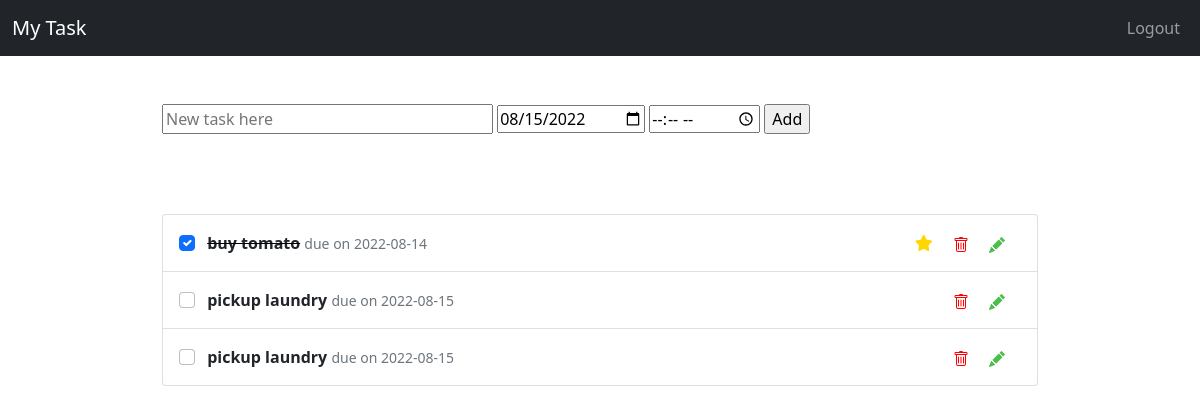
/ (signed in), run on the app's committed database.
### main.py (models this page shows)
class Todo(db.Model):
    __tablename__="todos"
    id = db.Column(db.Integer, primary_key=True)
    title = db.Column(db.String(100))
    complete = db.Column(db.Boolean, default=False)
    due_date = db.Column(db.Date)
    reminder = db.Column(db.Time)
    important = db.Column(db.Boolean, default=False)
    user = relationship("User", back_populates="todo_list")
    user_id = db.Column(db.Integer, db.ForeignKey("users.id"), nullable=False)

### main.py (the view, shortened to what this page needs)
@app.route('/', methods=["GET", "POST"])
def home():
    form = TodoListForm()
    if current_user.is_authenticated:
        todo_list = Todo.query.filter(and_(Todo.user_id == current_user.id, Todo.important == False)).order_by(Todo.due_date)
        todo_important = Todo.query.filter_by(user_id=current_user.id, important=True).order_by(Todo.due_date)
    else:
        flash("Please login or register to add/view your tasks.")
        todo_list=[]
        todo_important=[]
    return render_template("index.html", todo_list=todo_list, todo_important=todo_important, form=form)

### forms.py
class TodoListForm(FlaskForm):
    todo = StringField(validators=[DataRequired()], render_kw={"placeholder": "New task here"})
    due_date = DateField(label="Due Date", validators=[DataRequired()], format='%Y-%m-%d', default=datetime.now())
    end_time = TimeField(label="end time", validators=[Optional()], format='%H:%M')
    complete = BooleanField(default=False, validators=[Optional()])
    important = BooleanField(default=False, validators=[Optional()])
    btn_add = SubmitField()
    btn_edit = SubmitField(label="Submit", render_kw=({'class':'btn btn-outline-primary btn-sm'}))
    btn_cancel = SubmitField(label='Cancel', render_kw={'formnovalidate':True,
                                                'class':'btn btn-outline-secondary btn-sm'})

### main.py (called while the page is built)
@login_manager.user_loader
def load_user(user_id):
    return User.query.get(int(user_id))

### templates/index.html (shortened to what this page needs)
{% include "header.html" %}
{% import "bootstrap/wtf.html" as wtf %}
    <div class="container w-75">
        <div class="row">
            <div class="col">
                <form action="" method="post" novalidate class="add-item">
                    {{ form.todo(size=30) }}
                    {{ form.due_date }}
                    {{ form.end_time }}
                    {{ form.btn_add(value="Add")}}
                </form>
                <p class="flash-msg">
                </p>
                <div>
                    <ul class="list-group todo">
                        {% for important in todo_important %}
                        <li class="list-group-item py-3">
                            {% if important.complete == False %}
                              <input class="form-check-input me-2" type="checkbox" , aria-label="...">
                              <strong>{{ important.title }}</strong>
                            {% else %}
                              <input class="form-check-input me-2" type="checkbox" , aria-label="..." checked>
                              <s><strong>{{ important.title }}</strong></s>
                            {% endif %}
                            <small class="text-muted">
                               due on {{important.due_date}}
                            </small>
                            <span class="float-end">
                              {% if important.important %}
                              <span class="d-inline-block" tabindex="0" data-bs-toggle="popover" data-bs-trigger="hover focus"
                              data-bs-content="Important" data-bs-placement="left">
                                <i class="fa-solid fa-star me-3 important-task"></i>
                              </span>
                              {% endif %}
                              <span class="d-inline-block" tabindex="0" data-bs-toggle="popover" data-bs-trigger="hover focus"
                              data-bs-content="Delete" data-bs-placement="left">
                              <svg xmlns="http://www.w3.org/2000/svg" width="16" height="16" fill="red"
                                  class="bi bi-trash me-3" id="{{important.id}}"
                                  data-bs-toggle="modal" data-bs-target="#deleteModal" viewBox="0 0 16 16">
                                  <path
                                      d="M5.5 5.5A.5.5 0 0 1 6 6v6a.5.5 0 0 1-1 0V6a.5.5 0 0 1 .5-.5zm2.5 0a.5.5 0 0 1 .5.5v6a.5.5 0 0 1-1 0V6a.5.5 0 0 1 .5-.5zm3 .5a.5.5 0 0 0-1 0v6a.5.5 0 0 0 1 0V6z" />
                                  <path fill-rule="evenodd"
                                      d="M14.5 3a1 1 0 0 1-1 1H13v9a2 2 0 0 1-2 2H5a2 2 0 0 1-2-2V4h-.5a1 1 0 0 1-1-1V2a1 1 0 0 1 1-1H6a1 1 0 0 1 1-1h2a1 1 0 0 1 1 1h3.5a1 1 0 0 1 1 1v1zM4.118 4 4 4.059V13a1 1 0 0 0 1 1h6a1 1 0 0 0 1-1V4.059L11.882 4H4.118zM2.5 3V2h11v1h-11z" />
                              </svg>
                              </span>
                              <span class="d-inline-block" tabindex="0" data-bs-toggle="popover" data-bs-trigger="hover focus"
                              data-bs-content="Edit" data-bs-placement="left">
                              <a href="{{url_for('edit', todo_id=important.id)}}">
                              </a>
                              </span>
                            </span>
                        </li>
                        {% endfor %}
                        {% for todo in todo_list %}
                        <li class="list-group-item py-3">
                            {% if todo.complete == False %}
                              <input class="form-check-input me-2" type="checkbox" , aria-label="...">
                              <strong>{{ todo.title }}</strong>
                            {% else %}
                              <input class="form-check-input me-2" type="checkbox" , aria-label="..." checked>
                              <s><strong>{{ todo.title }}</strong></s>
                            {% endif %}
                            <small class="text-muted">
                               due on {{todo.due_date}}
                            </small>
                            <span class="float-end">
                              <span class="d-inline-block" tabindex="0" data-bs-toggle="popover" data-bs-trigger="hover focus"
                              data-bs-content="Delete" data-bs-placement="left">
                              <svg xmlns="http://www.w3.org/2000/svg" width="16" height="16" fill="red"
                                  class="bi bi-trash me-3" id="{{todo.id}}"
                                  data-bs-toggle="modal" data-bs-target="#deleteModal" viewBox="0 0 16 16">
                                  <path
                                      d="M5.5 5.5A.5.5 0 0 1 6 6v6a.5.5 0 0 1-1 0V6a.5.5 0 0 1 .5-.5zm2.5 0a.5.5 0 0 1 .5.5v6a.5.5 0 0 1-1 0V6a.5.5 0 0 1 .5-.5zm3 .5a.5.5 0 0 0-1 0v6a.5.5 0 0 0 1 0V6z" />
                                  <path fill-rule="evenodd"
                                      d="M14.5 3a1 1 0 0 1-1 1H13v9a2 2 0 0 1-2 2H5a2 2 0 0 1-2-2V4h-.5a1 1 0 0 1-1-1V2a1 1 0 0 1 1-1H6a1 1 0 0 1 1-1h2a1 1 0 0 1 1 1h3.5a1 1 0 0 1 1 1v1zM4.118 4 4 4.059V13a1 1 0 0 0 1 1h6a1 1 0 0 0 1-1V4.059L11.882 4H4.118zM2.5 3V2h11v1h-11z" />
                              </svg>
                              </span>
                              <span class="d-inline-block" tabindex="0" data-bs-toggle="popover" data-bs-trigger="hover focus"
                              data-bs-content="Edit" data-bs-placement="left">
                              <a href="{{url_for('edit', todo_id=todo.id)}}">
                              </a>
                              </span>
                            </span>
                        </li>
                        {% endfor %}
                    </ul>
                </div>
            </div>
        </div>
    </div>
</body>
</html>

### static/style.css (style rules this page uses)
.todo { padding: 2rem 0 2rem 0; }
s { text-decoration-line: line-through; text-decoration-color: black; }
.flash-msg { color: chocolate; padding-top: 2em; }
.add-item { padding-top: 3em; }
.bi-trash { cursor: pointer; }
.important-task { color: gold; }

### data on the page
Todo: title "buy tomato", due_date "2022-08-14", important True (drawn)
Todo: title "pickup laundry", due_date "2022-08-15"
Todo: title "pickup laundry", due_date "2022-08-15"
